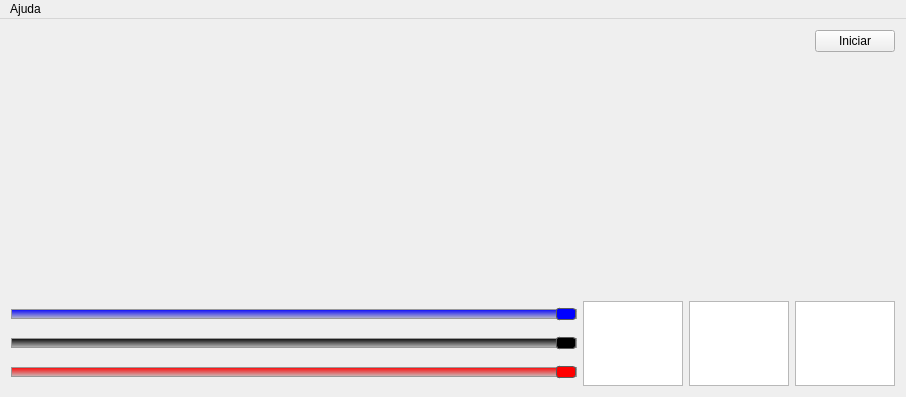
<?xml version="1.0" encoding="UTF-8"?>
<ui version="4.0">
 <class>MainWindow</class>
 <widget class="QMainWindow" name="MainWindow">
  <property name="geometry">
   <rect>
    <x>0</x>
    <y>0</y>
    <width>906</width>
    <height>397</height>
   </rect>
  </property>
  <property name="windowTitle">
   <string>Trem (Semáforos)</string>
  </property>
  <widget class="QWidget" name="centralWidget">
   <layout class="QVBoxLayout" name="verticalLayout_2">
    <item>
     <layout class="QHBoxLayout" name="horizontalLayout_2">
      <item>
       <spacer name="horizontalSpacer">
        <property name="orientation">
         <enum>Qt::Horizontal</enum>
        </property>
        <property name="sizeHint" stdset="0">
         <size>
          <width>40</width>
          <height>20</height>
         </size>
        </property>
       </spacer>
      </item>
      <item>
       <widget class="QPushButton" name="pushButton">
        <property name="text">
         <string>Iniciar</string>
        </property>
       </widget>
      </item>
     </layout>
    </item>
    <item>
     <spacer name="verticalSpacer">
      <property name="orientation">
       <enum>Qt::Vertical</enum>
      </property>
      <property name="sizeHint" stdset="0">
       <size>
        <width>20</width>
        <height>350</height>
       </size>
      </property>
     </spacer>
    </item>
    <item>
     <layout class="QHBoxLayout" name="horizontalLayout_3">
      <item>
       <layout class="QVBoxLayout" name="verticalLayout">
        <item>
         <widget class="QSlider" name="horizontalSlider">
          <property name="toolTip">
           <string>&lt;html&gt;&lt;head/&gt;&lt;body&gt;&lt;p&gt;Trem 1&lt;/p&gt;&lt;/body&gt;&lt;/html&gt;</string>
          </property>
          <property name="whatsThis">
           <string>&lt;html&gt;&lt;head/&gt;&lt;body&gt;&lt;p&gt;Trem 1&lt;/p&gt;&lt;/body&gt;&lt;/html&gt;</string>
          </property>
          <property name="autoFillBackground">
           <bool>false</bool>
          </property>
          <property name="styleSheet">
           <string notr="true">QSlider::groove:horizontal {
     border: 1px solid #999999;
     height: 8px; /* the groove expands to the size of the slider by default. by giving it a height, it has a fixed size */
     background: qlineargradient(x1:0, y1:0, x2:0, y2:1, stop:0 #B1B1B1, stop:1 #c4c4c4);
     margin: 2px 0;
 }

 QSlider::handle:horizontal {
     background: rgb(0, 0, 255);
     border: 1px solid #5c5c5c;
     width: 18px;
     margin: -2px 0; /* handle is placed by default on the contents rect of the groove. Expand outside the groove */
     border-radius: 3px;
 }

 QSlider::sub-page:horizontal {
     border: 1px solid #999999;
     height: 8px; /* the groove expands to the size of the slider by default. by giving it a height, it has a fixed size */
     background: qlineargradient(x1:0, y1:0, x2:0, y2:1, stop:0 rgb(0, 0, 255), stop:1 #c4c4c4);
     margin: 2px 0;
 }</string>
          </property>
          <property name="minimum">
           <number>1</number>
          </property>
          <property name="maximum">
           <number>10</number>
          </property>
          <property name="sliderPosition">
           <number>10</number>
          </property>
          <property name="orientation">
           <enum>Qt::Horizontal</enum>
          </property>
          <property name="tickPosition">
           <enum>QSlider::TicksBelow</enum>
          </property>
          <property name="tickInterval">
           <number>1</number>
          </property>
         </widget>
        </item>
        <item>
         <widget class="QSlider" name="horizontalSlider_2">
          <property name="toolTip">
           <string>&lt;html&gt;&lt;head/&gt;&lt;body&gt;&lt;p&gt;Trem 2&lt;/p&gt;&lt;/body&gt;&lt;/html&gt;</string>
          </property>
          <property name="styleSheet">
           <string notr="true">QSlider::groove:horizontal {
     border: 1px solid #999999;
     height: 8px; /* the groove expands to the size of the slider by default. by giving it a height, it has a fixed size */
     background: qlineargradient(x1:0, y1:0, x2:0, y2:1, stop:0 #B1B1B1, stop:1 #c4c4c4);
     margin: 2px 0;
 }

 QSlider::handle:horizontal {
     background: rgb(0, 0, 0);
     border: 1px solid #5c5c5c;
     width: 18px;
     margin: -2px 0; /* handle is placed by default on the contents rect of the groove. Expand outside the groove */
     border-radius: 3px;
 }

QSlider::sub-page:horizontal {
     border: 1px solid #999999;
     height: 8px; /* the groove expands to the size of the slider by default. by giving it a height, it has a fixed size */
     background: qlineargradient(x1:0, y1:0, x2:0, y2:1, stop:0 rgb(0, 0, 0), stop:1 #c4c4c4);
     margin: 2px 0;
 }</string>
          </property>
          <property name="minimum">
           <number>1</number>
          </property>
          <property name="maximum">
           <number>10</number>
          </property>
          <property name="sliderPosition">
           <number>10</number>
          </property>
          <property name="orientation">
           <enum>Qt::Horizontal</enum>
          </property>
          <property name="tickPosition">
           <enum>QSlider::TicksBelow</enum>
          </property>
          <property name="tickInterval">
           <number>1</number>
          </property>
         </widget>
        </item>
        <item>
         <widget class="QSlider" name="horizontalSlider_3">
          <property name="toolTip">
           <string>&lt;html&gt;&lt;head/&gt;&lt;body&gt;&lt;p&gt;Trem 3&lt;/p&gt;&lt;/body&gt;&lt;/html&gt;</string>
          </property>
          <property name="whatsThis">
           <string>&lt;html&gt;&lt;head/&gt;&lt;body&gt;&lt;p&gt;Trem 3&lt;/p&gt;&lt;/body&gt;&lt;/html&gt;</string>
          </property>
          <property name="styleSheet">
           <string notr="true">QSlider::groove:horizontal {
     border: 1px solid #999999;
     height: 8px; /* the groove expands to the size of the slider by default. by giving it a height, it has a fixed size */
     background: qlineargradient(x1:0, y1:0, x2:0, y2:1, stop:0 #B1B1B1, stop:1 #c4c4c4);
     margin: 2px 0;
 }

 QSlider::handle:horizontal {
     background: rgb(255, 0, 0);
     border: 1px solid #5c5c5c;
     width: 18px;
     margin: -2px 0; /* handle is placed by default on the contents rect of the groove. Expand outside the groove */
     border-radius: 3px;
 }

 QSlider::sub-page:horizontal {
     border: 1px solid #999999;
     height: 8px; /* the groove expands to the size of the slider by default. by giving it a height, it has a fixed size */
     background: qlineargradient(x1:0, y1:0, x2:0, y2:1, stop:0 rgb(255, 0, 0), stop:1 #c4c4c4);
     margin: 2px 0;
 }</string>
          </property>
          <property name="minimum">
           <number>1</number>
          </property>
          <property name="maximum">
           <number>10</number>
          </property>
          <property name="sliderPosition">
           <number>10</number>
          </property>
          <property name="orientation">
           <enum>Qt::Horizontal</enum>
          </property>
          <property name="tickPosition">
           <enum>QSlider::TicksBelow</enum>
          </property>
          <property name="tickInterval">
           <number>1</number>
          </property>
         </widget>
        </item>
       </layout>
      </item>
      <item>
       <widget class="QTextBrowser" name="textBrowser">
        <property name="maximumSize">
         <size>
          <width>100</width>
          <height>16777215</height>
         </size>
        </property>
       </widget>
      </item>
      <item>
       <widget class="QTextBrowser" name="textBrowser_2">
        <property name="maximumSize">
         <size>
          <width>100</width>
          <height>16777215</height>
         </size>
        </property>
       </widget>
      </item>
      <item>
       <widget class="QTextBrowser" name="textBrowser_3">
        <property name="maximumSize">
         <size>
          <width>100</width>
          <height>16777215</height>
         </size>
        </property>
       </widget>
      </item>
     </layout>
    </item>
   </layout>
  </widget>
  <widget class="QMenuBar" name="menuBar">
   <property name="geometry">
    <rect>
     <x>0</x>
     <y>0</y>
     <width>906</width>
     <height>20</height>
    </rect>
   </property>
   <widget class="QMenu" name="menuSobre">
    <property name="title">
     <string>Ajuda</string>
    </property>
    <addaction name="actionSobre"/>
   </widget>
   <addaction name="menuSobre"/>
  </widget>
  <action name="actionSobre">
   <property name="text">
    <string>Sobre</string>
   </property>
  </action>
 </widget>
 <layoutdefault spacing="6" margin="11"/>
 <resources/>
 <connections/>
</ui>
